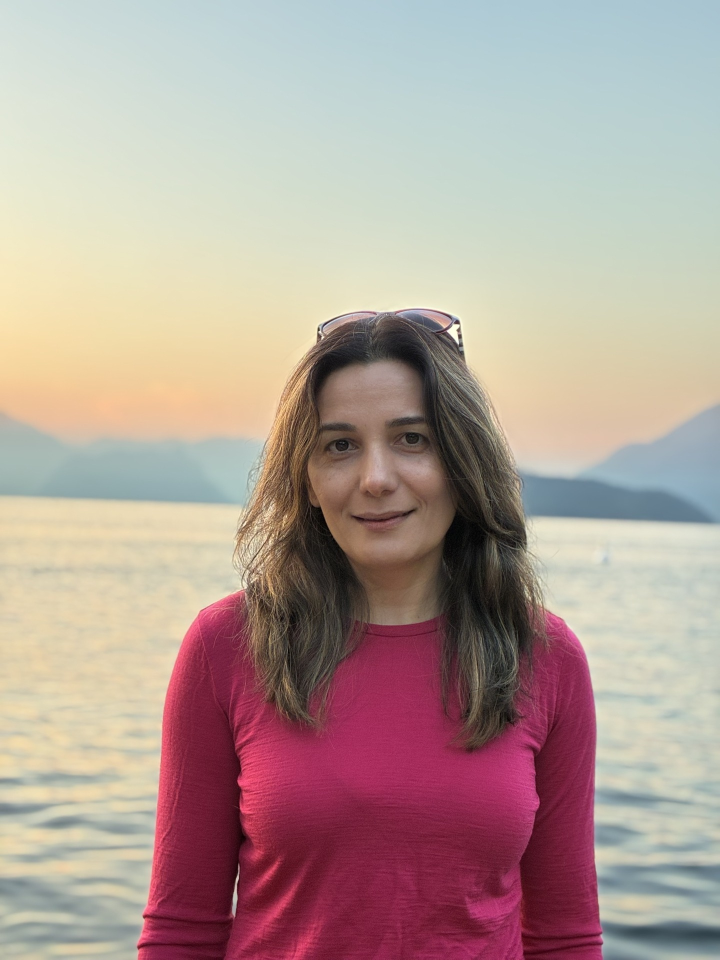
#> input picture apps/paint/gallery/photo.jpg, 1440 x 1920 px (shown at 1/2 size)
$ python quality.py --ref ../gallery/photo.jpg --img ../gallery/apples.jpg --out out.png   (older library calls are emulated)
#> lines starting #> are read from the running program, lines starting #| are printed output that depends on the picture; long printed decimals are rounded
#!/usr/bin/env python3
"""quality.py - the picture quality metric Q (contract: work/v4/PAINTER_SPEC.md, Part C).

    python quality.py --ref <png> --img <png> [--regions direction.json] --out <dir>

Q = w1 * (1 - MS-SSIM(gray, 3 scales))
  + w2 * GMS   (1 - mean similarity of Sobel gradient magnitudes, on gray)
  + w3 * (mean Lab dE / 100)

Lower is better. Every term is the average of a per-pixel windowed term, so

  * a per-pixel contribution map exists (error.png, and the placer's seed map), and
  * a change confined to a box changes Q only inside that box grown by the
    window halo, so Q can be updated incrementally on a padded box and still
    equal the full-canvas recomputation.

`QMetric` is the incremental engine painter2.py imports. `q_of` and `terms_of`
are the one-shot helpers for the CLI and the reports.
"""

import argparse
import json
import os

import cv2
import numpy as np

# ---------------------------------------------------------------------------
# constants
# ---------------------------------------------------------------------------

SCALES = 3                 # MS-SSIM scales: level 0, 1, 2
SSIM_KSIZE = 11            # gaussian window, radius 5
SSIM_SIGMA = 1.5
SSIM_C1 = (0.01 * 255.0) ** 2
SSIM_C2 = (0.03 * 255.0) ** 2
SCALE_WEIGHTS = (1.0 / 3.0, 1.0 / 3.0, 1.0 / 3.0)
GMS_T = 170.0              # GMSD stability constant, gray 0..255
DEFAULT_WEIGHTS = {"ms_ssim": 0.5, "gradient": 0.3, "color": 0.2}

# Halos, in level-0 pixels, around the changed box.
#   SSIM window radius 5 at level s  ->  5 * 2**s level-0 px
#   pyrDown support (5x5, radius 2)  ->  2 * (2**s - 1) level-0 px
#   worst case at s = 2: 5*4 + 2*3 = 26
_HALO_CHANGE = 32          # >= 26: everything outside the box grown by this is untouched
_HALO_CROP = 32            # >= 26: extra ring so the values inside the update box are exact
_ALIGN = 1 << (SCALES - 1)  # crop origin must sit on the pyramid grid
# tighter boxes for the terms that live at level 0 only
_HALO_L0_CHANGE = 8        # SSIM level 0 window radius 5, plus slack
_HALO_L0_CROP = 8


# ---------------------------------------------------------------------------
# small helpers
# ---------------------------------------------------------------------------

def load_rgb(path, size=None):
    """Read a PNG as float32 RGB 0..255, optionally resized to (w, h)."""
    img = cv2.imread(str(path), cv2.IMREAD_COLOR)
    if img is None:
        raise SystemExit("quality: cannot read image " + str(path))
    if size is not None and (img.shape[1] != size[0] or img.shape[0] != size[1]):
        interp = cv2.INTER_AREA if img.shape[1] > size[0] else cv2.INTER_CUBIC
        img = cv2.resize(img, (int(size[0]), int(size[1])), interpolation=interp)
    return cv2.cvtColor(img, cv2.COLOR_BGR2RGB).astype(np.float32)


def to_gray(rgb):
    """RGB 0..255 float32 -> gray 0..255 float32."""
    return cv2.cvtColor(np.ascontiguousarray(rgb, np.float32), cv2.COLOR_RGB2GRAY)


def to_lab(rgb):
    """RGB 0..255 float32 -> CIE Lab, L 0..100."""
    return cv2.cvtColor(np.ascontiguousarray(rgb, np.float32) / 255.0, cv2.COLOR_RGB2LAB)


def _blur(a):
    return cv2.GaussianBlur(a, (SSIM_KSIZE, SSIM_KSIZE), SSIM_SIGMA,
                            borderType=cv2.BORDER_REFLECT_101)


def ssim_map(a, b):
    """Per-pixel SSIM of two gray planes (0..255), gaussian 11x11 sigma 1.5."""
    mu1 = _blur(a)
    mu2 = _blur(b)
    mu1s = mu1 * mu1
    mu2s = mu2 * mu2
    mu12 = mu1 * mu2
    s11 = _blur(a * a) - mu1s
    s22 = _blur(b * b) - mu2s
    s12 = _blur(a * b) - mu12
    num = (2.0 * mu12 + SSIM_C1) * (2.0 * s12 + SSIM_C2)
    den = (mu1s + mu2s + SSIM_C1) * (s11 + s22 + SSIM_C2)
    return num / den


def grad_mag(gray):
    """Sobel gradient magnitude of a gray plane (0..255)."""
    gx = cv2.Sobel(gray, cv2.CV_32F, 1, 0, ksize=3, borderType=cv2.BORDER_REFLECT_101)
    gy = cv2.Sobel(gray, cv2.CV_32F, 0, 1, ksize=3, borderType=cv2.BORDER_REFLECT_101)
    return cv2.magnitude(gx, gy)


def gms_map(ga, gb):
    """Per-pixel gradient magnitude similarity, 0..1, 1 = identical."""
    return (2.0 * ga * gb + GMS_T) / (ga * ga + gb * gb + GMS_T)


def de_map(la, lb):
    """Per-pixel CIE76 Lab distance."""
    d = la - lb
    return np.sqrt((d * d).sum(axis=2))


def pyr_levels(gray, scales=SCALES):
    out = [gray]
    for _ in range(scales - 1):
        out.append(cv2.pyrDown(out[-1], borderType=cv2.BORDER_REFLECT_101))
    return out


# ---------------------------------------------------------------------------
# the incremental metric
# ---------------------------------------------------------------------------

class QMetric:
    """Full-canvas Q against a fixed reference, with exact box updates.

    Usage from the placer:

        q = QMetric(target_rgb, weights)
        q.set_image(canvas)                     # full recompute, O(picture)
        box = q.crop_box(stroke_box)            # the crop the candidate needs
        sub = canvas[box[1]:box[3], box[0]:box[2]].copy()
        ... render the candidate stroke into `sub` ...
        gain, payload = q.delta(stroke_box, box, sub)   # gain = Q_before - Q_after
        q.commit(payload)                       # only for the stroke you keep
    """

    def __init__(self, ref_rgb, weights=None, scales=SCALES):
        w = dict(DEFAULT_WEIGHTS)
        w.update(weights or {})
        self.w1 = float(w.get("ms_ssim", 0.5))
        self.w2 = float(w.get("gradient", 0.3))
        self.w3 = float(w.get("color", 0.2))
        self.scales = int(scales)
        self.ref = np.ascontiguousarray(ref_rgb, np.float32)
        self.H, self.W = self.ref.shape[:2]
        self.ref_gray = to_gray(self.ref)
        self.ref_pyr = pyr_levels(self.ref_gray, self.scales)
        self.ref_grad = grad_mag(self.ref_gray)
        self.ref_lab = to_lab(self.ref)
        self.shapes = [p.shape for p in self.ref_pyr]
        self.img = None

    # -- full recompute ----------------------------------------------------

    def set_image(self, img_rgb):
        img = np.ascontiguousarray(img_rgb, np.float32)
        if img.shape[:2] != (self.H, self.W):
            raise ValueError("quality: image size does not match the reference")
        self.img = img
        gray = to_gray(img)
        pyr = pyr_levels(gray, self.scales)
        self.ssim = [ssim_map(self.ref_pyr[s], pyr[s]) for s in range(self.scales)]
        self.gms = gms_map(self.ref_grad, grad_mag(gray))
        self.de = de_map(self.ref_lab, to_lab(img))
        self._sums = [float(m.sum()) for m in self.ssim]
        self._n = [float(m.size) for m in self.ssim]
        self._gms_sum = float(self.gms.sum())
        self._de_sum = float(self.de.sum())
        self._npix = float(self.gms.size)
        return self.value()

    # -- scalars -----------------------------------------------------------

    def ms_ssim(self):
        return sum(SCALE_WEIGHTS[s] * (self._sums[s] / self._n[s]) for s in range(self.scales))

    def terms(self):
        return {
            "ms_ssim": self.ms_ssim(),
            "gms": 1.0 - self._gms_sum / self._npix,
            "delta_e": self._de_sum / self._npix,
        }

    def value(self):
        t = self.terms()
        return (self.w1 * (1.0 - t["ms_ssim"])
                + self.w2 * t["gms"]
                + self.w3 * (t["delta_e"] / 100.0))

    def contribution(self):
        """Per-pixel contribution to Q, full resolution. Mean ~= Q."""
        acc = np.zeros((self.H, self.W), np.float32)
        for s in range(self.scales):
            m = self.ssim[s]
            if s:
                m = cv2.resize(m, (self.W, self.H), interpolation=cv2.INTER_NEAREST)
            acc += np.float32(SCALE_WEIGHTS[s]) * m
        out = self.w1 * (1.0 - acc)
        out += np.float32(self.w2) * (1.0 - self.gms)
        out += np.float32(self.w3 / 100.0) * self.de
        return out

    # -- boxes -------------------------------------------------------------

    # [12 lines left out: function _grow, not called in this run]

    def crop_box(self, box):
        """The canvas crop a candidate must hand back for an exact delta."""
        return self._grow(box, _HALO_CHANGE + _HALO_CROP, _ALIGN)

    # [97 lines left out: functions _level_box, delta, commit, not called in this run]


# ---------------------------------------------------------------------------
# one-shot helpers
# ---------------------------------------------------------------------------

def terms_of(ref_rgb, img_rgb, weights=None):
    q = QMetric(ref_rgb, weights)
    val = q.set_image(img_rgb)
    t = q.terms()
    t["q"] = val
    return t, q


def q_of(ref_rgb, img_rgb, weights=None):
    return terms_of(ref_rgb, img_rgb, weights)[0]["q"]


def heat_png(contrib, path):
    a = np.asarray(contrib, np.float32)
    hi = float(np.percentile(a, 99.5))
    if hi <= 1e-9:
        hi = 1.0
    u = np.clip(a / hi, 0.0, 1.0)
    img = cv2.applyColorMap((u * 255.0).astype(np.uint8), cv2.COLORMAP_INFERNO)
    cv2.imwrite(str(path), img)


# [42 lines left out: functions hist_chi2, region_masks, not called in this run]


# ---------------------------------------------------------------------------
# CLI
# ---------------------------------------------------------------------------

def main(argv=None):
    ap = argparse.ArgumentParser(description="picture quality metric Q")
    ap.add_argument("--ref", required=True)
    ap.add_argument("--img", required=True)
    ap.add_argument("--regions", default=None, help="a direction json, for per-region numbers")
    ap.add_argument("--out", required=True)
    a = ap.parse_args(argv)

    ref = load_rgb(a.ref)
#> in load_rgb, img is the input picture: shape (1920, 1440, 3); mean B, G, R 151.8, 158.8, 177.7
    h, w = ref.shape[:2]
#> h = 1920; w = 1440
    img = load_rgb(a.img, (w, h))
#> call 2 of load_rgb, with path = '../gallery/apples.jpg', size = (1440, 1920)
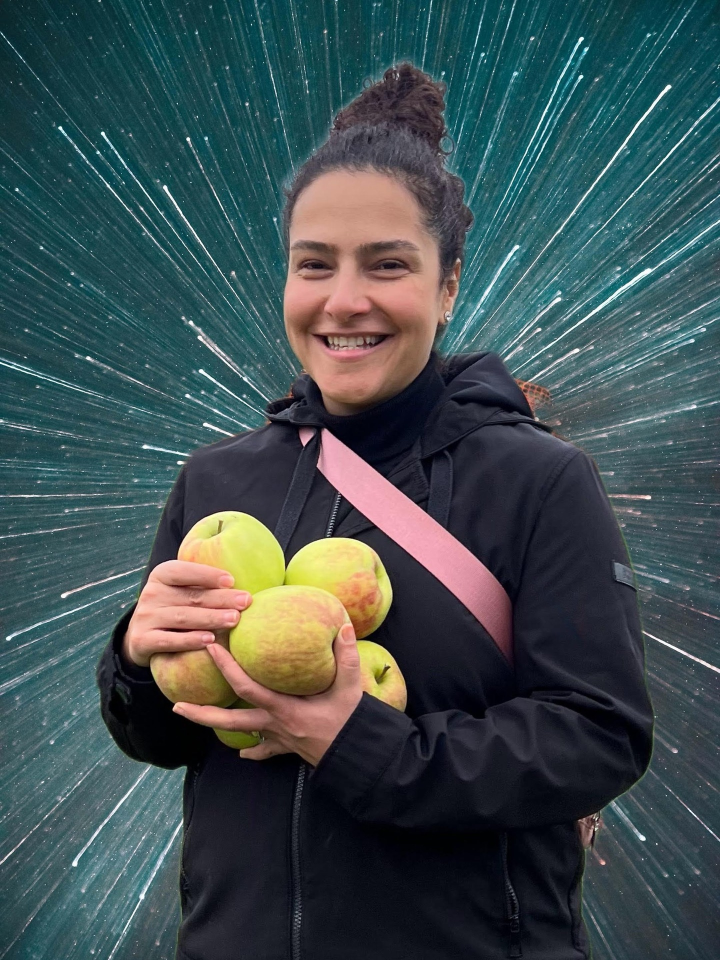
#> input picture apps/paint/gallery/apples.jpg, 1440 x 1920 px (shown at 1/2 size)
#> in load_rgb, img is the input picture: shape (1920, 1440, 3); mean B, G, R 80.5, 78.1, 62

    weights = None
    if a.regions:
        with open(a.regions) as fh:
            weights = (json.load(fh) or {}).get("metric")
    t, q = terms_of(ref, img, weights)
#> after the loop in pyr_levels, `for _ in range(scales - 1):`: out = 3 items
#> in to_lab, `return cv2.cvtColor(np.ascontiguousarray(rgb, np.float32) / 255.0, cv2..`: returned value: shape (1920, 1440, 3) float32; mean of channels 0, 1, 2 66.4, 6.5, 7.6
#> in __init__, `self.shapes = [p.shape for p in self.ref_pyr]`: self.shapes = [(1920, 1440), (960, 720), (480, 360)]
#> in to_gray (call 2), `return cv2.cvtColor(np.ascontiguousarray(rgb, np.float32), cv2.COLOR_R..`:
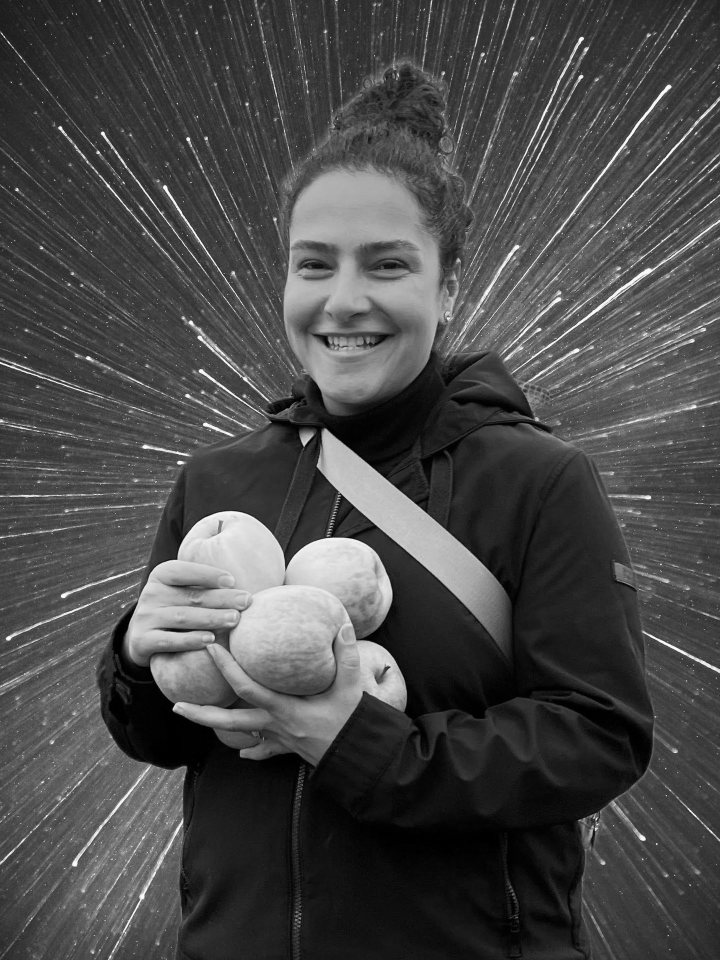
#> returned value: shape (1920, 1440) float32 (shown at 1/2 size); min 0, max 255, mean 73.5
#> in set_image, `pyr = pyr_levels(gray, self.scales)`: pyr = 3 items
#> in ssim_map (call 2), `s22 = _blur(b * b) - mu2s`:
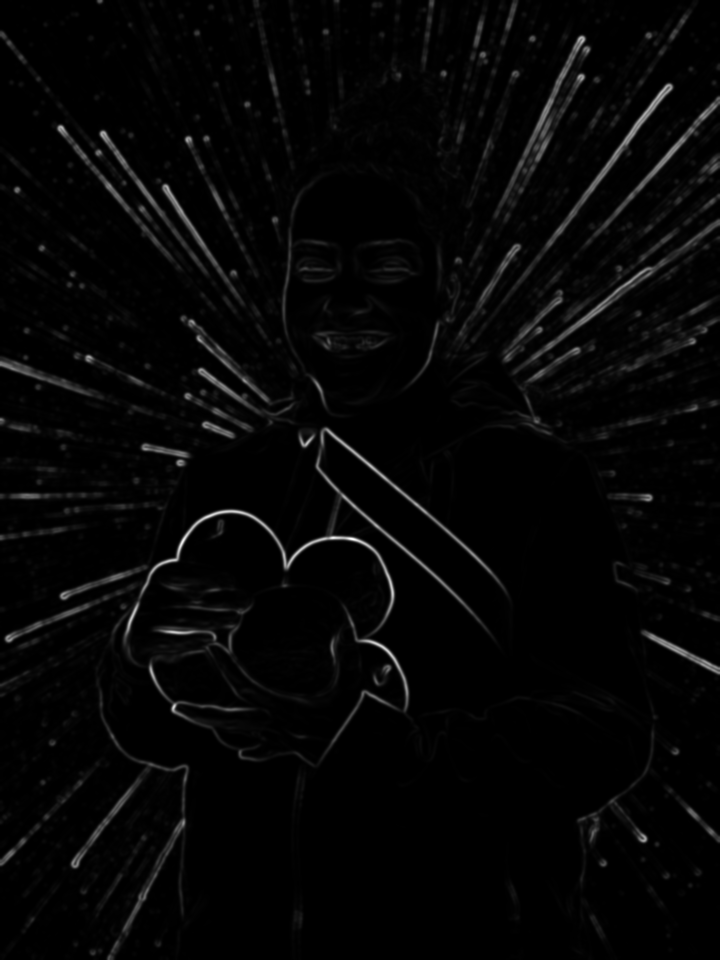
#> s22: shape (960, 720) float32; min 2.96e-05, max 8151.8, mean 202.4; drawn with min black and max white
#> in ssim_map (call 2), `s12 = _blur(a * b) - mu12`:
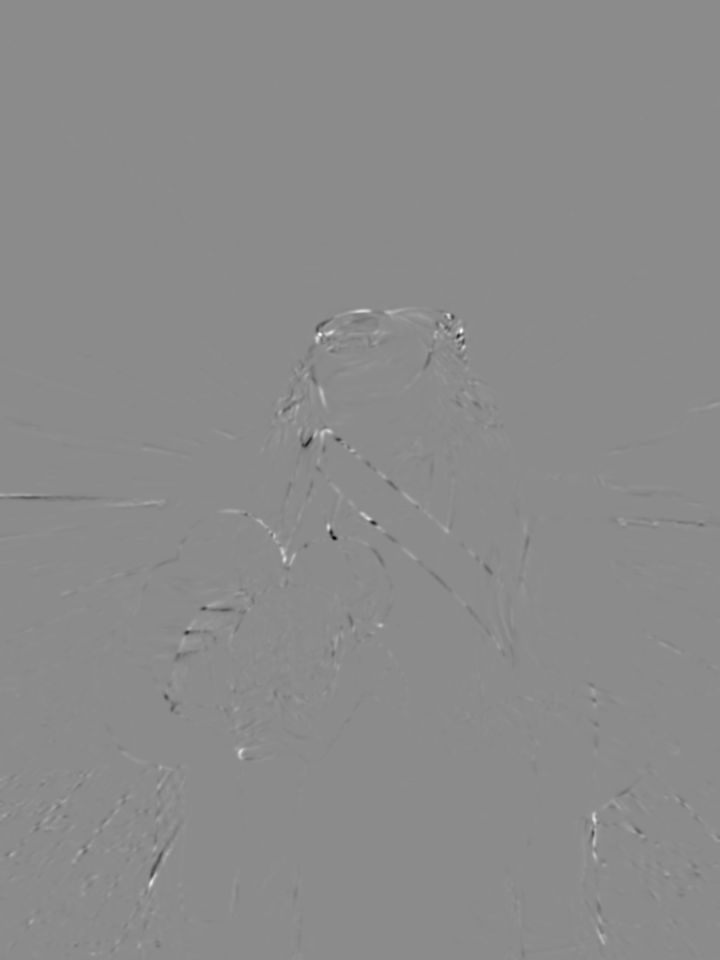
#> s12: shape (960, 720) float32; min -1446.7, max 1195.7, mean 0.2; drawn with min black and max white
#> in ssim_map (call 2), `num = (2.0 * mu12 + SSIM_C1) * (2.0 * s12 + SSIM_C2)`:
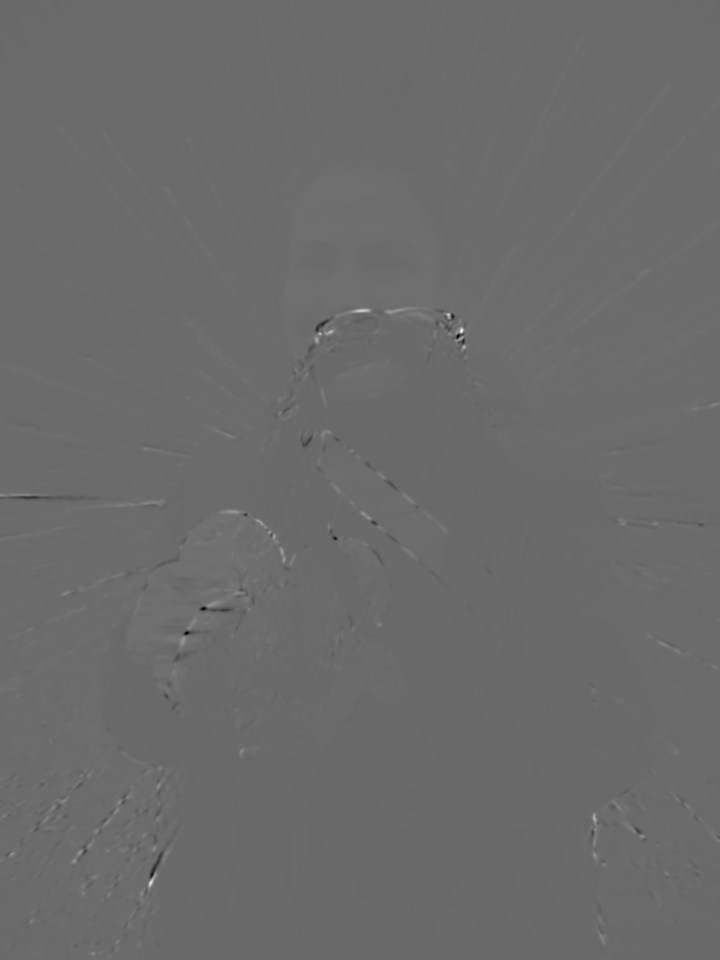
#> num: shape (960, 720) float32; min -87845232, max 123720488, mean 1501922.4; drawn with min black and max white
#> in ssim_map (call 2), `return num / den`:
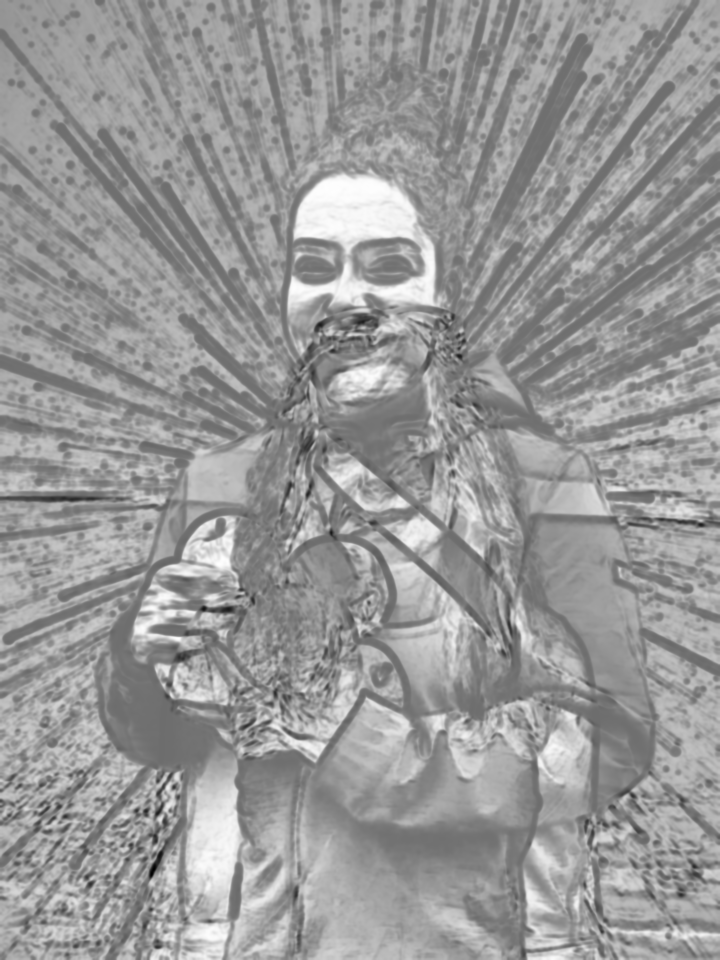
#> returned value: shape (960, 720) float32; min -0.738, max 0.984, mean 0.293; drawn with min black and max white
#> in ssim_map (call 3), `mu1s = mu1 * mu1`:
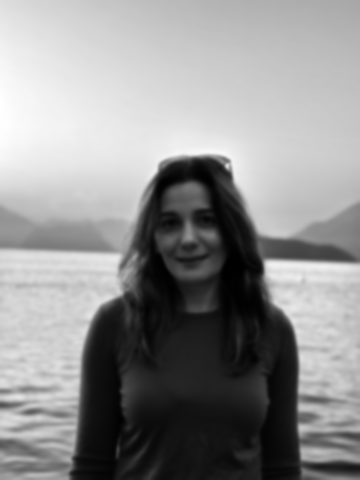
#> mu1s: shape (480, 360) float32; min 67.2, max 54343.9, mean 30902.6; drawn with min black and max white
#> in set_image, `self._sums = [float(m.sum()) for m in self.ssim]`: self._sums = [841039.1, 202455.9, 44261.3]
#> in set_image, `self._n = [float(m.size) for m in self.ssim]`: self._n = [2764800, 691200, 172800]
#> in set_image, `self._gms_sum = float(self.gms.sum())`: self._gms_sum = 1266647.1
#> in set_image, `self._de_sum = float(self.de.sum())`: self._de_sum = 138227696
#> in value, `t = self.terms()`: t = {'ms_ssim': 0.284, 'gms': 0.542, 'delta_e': 50}
#> in terms_of, `val = q.set_image(img_rgb)`: val = 0.62
#> in terms_of, `t = q.terms()`: t = {'ms_ssim': 0.284, 'gms': 0.542, 'delta_e': 50}
#> t = {'ms_ssim': 0.284, 'gms': 0.542, 'delta_e': 50, 'q': 0.62}
    contrib = q.contribution()

    os.makedirs(a.out, exist_ok=True)
    out = {
        "width": w, "height": h,
        "weights": {"ms_ssim": q.w1, "gradient": q.w2, "color": q.w3},
        "ms_ssim": t["ms_ssim"],
        "gms": t["gms"],
        "delta_e_mean": t["delta_e"],
        "q": t["q"],
    }
    print("size        %d x %d" % (w, h))
#| size        1440 x 1920
    print("MS-SSIM     %.5f   (3 scales, gray)" % t["ms_ssim"])
#| MS-SSIM     0.2844   (3 scales, gray)
    print("GMS         %.5f   (gradient dissimilarity)" % t["gms"])
#| GMS         0.5419   (gradient dissimilarity)
    print("Lab dE      %.3f" % t["delta_e"])
#| Lab dE      49.996
    print("Q           %.6f   (lower is better)" % t["q"])
#| Q           0.6203   (lower is better)

    if a.regions:
        masks = region_masks(a.regions, w, h)
        lab_r, lab_i = q.ref_lab, to_lab(img)
        per = {}
        print("\nper region:      Q        hist chi2   px")
        for name in sorted(masks):
            m = masks[name]
            n = int(m.sum())
            if n < 16:
                continue
            sel = m > 0
            rq = float(contrib[sel].mean())
            ch = hist_chi2(lab_r[sel], lab_i[sel])
            per[name] = {"q": rq, "hist_chi2": ch, "pixels": n}
            print("  %-14s %-8.6f %-10.4f %d" % (name, rq, ch, n))
        out["regions"] = per

    with open(os.path.join(a.out, "metrics.json"), "w") as fh:
        json.dump(out, fh, indent=1)
    heat_png(contrib, os.path.join(a.out, "error.png"))
#> in heat_png, `hi = float(np.percentile(a, 99.5))`: hi = 0.908
    print("\nwrote %s" % os.path.join(a.out, "metrics.json"))
    return 0


if __name__ == "__main__":
    raise SystemExit(main())
#> (the program exits here)
